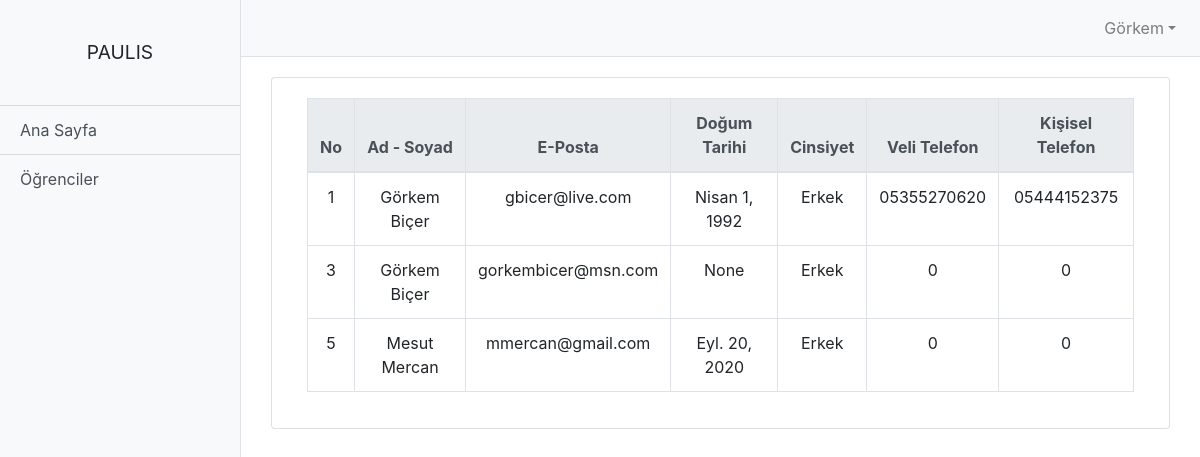
/student/student_list/ (signed in), run on the app's committed database.
### student/models.py (models this page shows, shortened)
class student(models.Model):
    author = models.ForeignKey("auth.user",on_delete=models.CASCADE,verbose_name="Kullanıcı Adı")
    avatar = models.ImageField(upload_to = 'media/profile_image', blank=True,verbose_name="Fotoğraf")
    name = models.CharField(default='',max_length = 50,verbose_name = "Adı")
    surname = models.CharField(default='',max_length = 50,verbose_name = "Soyadı")
    birthday = models.DateField(blank=True, null=True,verbose_name = "Doğum Tarihi")
    email = models.EmailField(default='',verbose_name = "E-Posta")
    phone = models.CharField(default=0,max_length=11,verbose_name = "Telefon Numarası")
    parent_phone = models.CharField(default=0,max_length=11,verbose_name = "Veli Telefon Numarası")
    gender_choice = (
        ('Erkek', 'Erkek'),
        ('Kadın', 'Kadın'),)
    gender = models.CharField(max_length = 30,blank=True, null=True,choices = gender_choice,verbose_name = "Cinsiyet")
    created_date = models.DateTimeField(auto_now_add=True,verbose_name="Kayıt Tarihi")

### student/views.py (the view)
# urls.py: path('student_list/',views.student_list,name = "student_list"),
@login_required
def student_list(request):
    students = student.objects.all()
    return render(request,"student_list.html",{"students":students})

### templates/student_list.html (shortened to what this page needs)
{% extends 'layout.html' %}
{% block body %}
 <div class="table-responsive">
    <table id="studenttable" class="table table-bordered table-hover" data-page-length='100'>
      <thead class="thead-light">
        <tr>
          <th>No</th>
          <th>Ad - Soyad</th>
          <th>E-Posta</th>
          <th>Doğum Tarihi</th>
          <th>Cinsiyet</th>
          <th>Veli Telefon</th>
          <th>Kişisel Telefon</th>
        </tr>
      </thead>
      <tbody>
        {% for student in students %}
          <tr class='clickable-row' data-href="{% url 'student:detail' student.author_id %}">
            <td>{{ student.author_id}}</td>
            <td>{{ student.name}} {{student.surname }} </td>
            <td>{{ student.email}}</td>
            <td>{{ student.birthday}}</td>
            <td>{{ student.gender}}</td>
            <td>{{ student.parent_phone}}</td>
            <td>{{ student.phone}}</td>
          </tr>
        {% endfor %}
      </tbody>
    </table>
  </div>
{% endblock body %}

### templates/layout.html (shortened to what this page needs)
<!DOCTYPE html>
{% load static %}
<html lang="en">
<head>
  <link rel="stylesheet" href="https://maxcdn.bootstrapcdn.com/bootstrap/4.0.0/css/bootstrap.min.css"
>
  <link rel="stylesheet" href="{% static 'css/s-sidebar.css' %}">
</head>
<body>
  <div class="d-flex" id="wrapper">
    {% if request.user.is_authenticated %}
    <div class="bg-light border-right" id="sidebar-wrapper">
    <br>
      <div class="sidebar-heading text-center"> PAULIS </div>
      <br>
      <div class="list-group list-group-flush">
        <a href="/" class="list-group-item list-group-item-action bg-light">Ana Sayfa</a>
        <a href="{% url 'student:student_list'  %}" class="list-group-item list-group-item-action bg-light">Öğrenciler</a>
      </div>
    </div>
    {% endif %}
    <div id="page-content-wrapper">
      <nav class="navbar navbar-expand-lg navbar-light bg-light border-bottom">
        <div class="collapse navbar-collapse" id="navbarSupportedContent">
          <ul class="navbar-nav ml-auto mt-2 mt-lg-0">
            <li class="nav-item active">
              <a class="nav-link" href="/"> <span class="sr-only">(current)</span>  </a>
            </li>
            <li class="nav-item">
              <a class="nav-link" href=""></a>
            </li>
            <li class="nav-item dropdown">
              {% if not request.user.is_authenticated %}
              <a class="nav-link dropdown-toggle" href="#" id="navbarDropdown" role="button" data-toggle="dropdown"
                aria-haspopup="true" aria-expanded="false">
                Üye
              </a>
              {% else %}
              <a class="nav-link dropdown-toggle" href="#" id="navbarDropdown" role="button" data-toggle="dropdown"
                aria-haspopup="true" aria-expanded="false">
                {{request.user.first_name}}</a>
              {% endif %}
            </li>
          </ul>
        </div>
      </nav>
      <div class="container-fluid text-center">
        <section class="content" style="margin-top:20px;">
          <div class="container-fluid">
            <div class="card">
              <div class="card-body">
                <div class="col">
                  {% block body %}
                  {% endblock body %}
                </div>
              </div>
            </div>
          </div>
        </section>
      </div>
    </div>
  </div>
</body>
</html>

### static/css/s-sidebar.css (style rules this page uses)
#wrapper { overflow-x: hidden; }
#sidebar-wrapper { min-height: 100vh; margin-left: -15rem; -webkit-transition: margin .25s ease-out; -moz-transition: margin .25s ease-out; -o-transition: margin .25s ease-out; transition: margin .25s ease-out; }
#sidebar-wrapper .sidebar-heading { padding: 0.875rem 1.25rem; font-size: 1.2rem; }
#sidebar-wrapper .list-group { width: 15rem; }
#page-content-wrapper { min-width: 100vw; }
@media (min-width: 768px) { #sidebar-wrapper { margin-left: 0; } }
@media (min-width: 768px) { #page-content-wrapper { min-width: 0; width: 100%; } }

### data on the page
student: author_id "1", name "Görkem", surname "Biçer", email "gbicer@live.com", birthday "Nisan 1, 1992", gender "Erkek", parent_phone "05355270620", phone "05444152375"
student: author_id "3", name "Görkem", surname "Biçer", email "gorkembicer@msn.com", birthday "None", gender "Erkek", parent_phone "0", phone "0"
student: author_id "5", name "Mesut", surname "Mercan", email "mmercan@gmail.com", birthday "Eyl. 20, 2020", gender "Erkek", parent_phone "0", phone "0"

### other printed values
{{ request.user.first_name }} "Görkem"
